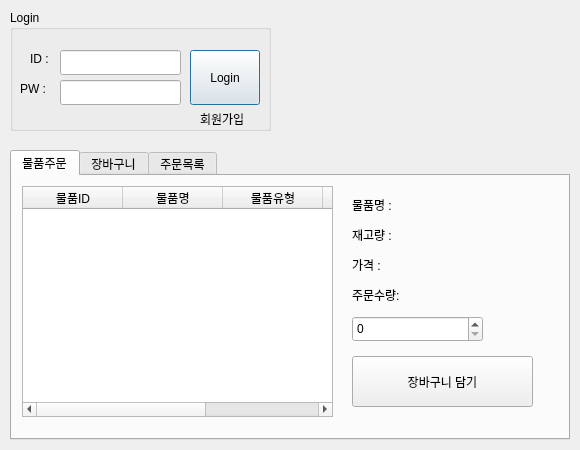
<?xml version="1.0" encoding="UTF-8"?>
<ui version="4.0">
 <class>Dialog</class>
 <widget class="QDialog" name="Dialog">
  <property name="geometry">
   <rect>
    <x>0</x>
    <y>0</y>
    <width>580</width>
    <height>450</height>
   </rect>
  </property>
  <property name="windowTitle">
   <string>Dialog</string>
  </property>
  <widget class="QGroupBox" name="groupBox">
   <property name="geometry">
    <rect>
     <x>10</x>
     <y>10</y>
     <width>261</width>
     <height>121</height>
    </rect>
   </property>
   <property name="title">
    <string>Login</string>
   </property>
   <widget class="QLabel" name="lblID">
    <property name="geometry">
     <rect>
      <x>20</x>
      <y>40</y>
      <width>31</width>
      <height>17</height>
     </rect>
    </property>
    <property name="text">
     <string>ID :</string>
    </property>
   </widget>
   <widget class="QLabel" name="lblPW">
    <property name="geometry">
     <rect>
      <x>10</x>
      <y>70</y>
      <width>31</width>
      <height>17</height>
     </rect>
    </property>
    <property name="frameShape">
     <enum>QFrame::NoFrame</enum>
    </property>
    <property name="text">
     <string>PW :</string>
    </property>
   </widget>
   <widget class="QLineEdit" name="editID">
    <property name="geometry">
     <rect>
      <x>50</x>
      <y>40</y>
      <width>121</width>
      <height>25</height>
     </rect>
    </property>
   </widget>
   <widget class="QLineEdit" name="editPW">
    <property name="geometry">
     <rect>
      <x>50</x>
      <y>70</y>
      <width>121</width>
      <height>25</height>
     </rect>
    </property>
   </widget>
   <widget class="QPushButton" name="btnLogin">
    <property name="geometry">
     <rect>
      <x>180</x>
      <y>40</y>
      <width>70</width>
      <height>55</height>
     </rect>
    </property>
    <property name="text">
     <string>Login</string>
    </property>
   </widget>
   <widget class="QLabel" name="lblRegist">
    <property name="geometry">
     <rect>
      <x>190</x>
      <y>100</y>
      <width>67</width>
      <height>17</height>
     </rect>
    </property>
    <property name="text">
     <string>회원가입</string>
    </property>
   </widget>
  </widget>
  <widget class="QTabWidget" name="tabWidget">
   <property name="geometry">
    <rect>
     <x>10</x>
     <y>150</y>
     <width>560</width>
     <height>290</height>
    </rect>
   </property>
   <property name="currentIndex">
    <number>0</number>
   </property>
   <widget class="QWidget" name="tab">
    <attribute name="title">
     <string>물품주문</string>
    </attribute>
    <widget class="QLabel" name="label_3">
     <property name="geometry">
      <rect>
       <x>340</x>
       <y>20</y>
       <width>67</width>
       <height>17</height>
      </rect>
     </property>
     <property name="text">
      <string>물품명 : </string>
     </property>
    </widget>
    <widget class="QPushButton" name="btnOrder">
     <property name="geometry">
      <rect>
       <x>340</x>
       <y>180</y>
       <width>181</width>
       <height>51</height>
      </rect>
     </property>
     <property name="text">
      <string>장바구니 담기</string>
     </property>
    </widget>
    <widget class="QLabel" name="lblQuantity">
     <property name="geometry">
      <rect>
       <x>410</x>
       <y>50</y>
       <width>67</width>
       <height>17</height>
      </rect>
     </property>
     <property name="text">
      <string/>
     </property>
    </widget>
    <widget class="QTableWidget" name="tbOrder">
     <property name="geometry">
      <rect>
       <x>10</x>
       <y>10</y>
       <width>311</width>
       <height>231</height>
      </rect>
     </property>
     <column>
      <property name="text">
       <string>물품ID</string>
      </property>
     </column>
     <column>
      <property name="text">
       <string>물품명</string>
      </property>
     </column>
     <column>
      <property name="text">
       <string>물품유형</string>
      </property>
     </column>
     <column>
      <property name="text">
       <string>재고량</string>
      </property>
     </column>
     <column>
      <property name="text">
       <string>가격</string>
      </property>
     </column>
    </widget>
    <widget class="QLabel" name="label">
     <property name="geometry">
      <rect>
       <x>340</x>
       <y>50</y>
       <width>51</width>
       <height>17</height>
      </rect>
     </property>
     <property name="text">
      <string>재고량 :</string>
     </property>
    </widget>
    <widget class="QLabel" name="label_2">
     <property name="geometry">
      <rect>
       <x>340</x>
       <y>110</y>
       <width>67</width>
       <height>17</height>
      </rect>
     </property>
     <property name="text">
      <string>주문수량:</string>
     </property>
    </widget>
    <widget class="QLabel" name="lblProductName">
     <property name="geometry">
      <rect>
       <x>410</x>
       <y>20</y>
       <width>131</width>
       <height>17</height>
      </rect>
     </property>
     <property name="text">
      <string/>
     </property>
    </widget>
    <widget class="QSpinBox" name="spinQuantity">
     <property name="geometry">
      <rect>
       <x>340</x>
       <y>140</y>
       <width>131</width>
       <height>26</height>
      </rect>
     </property>
    </widget>
    <widget class="QLabel" name="label_4">
     <property name="geometry">
      <rect>
       <x>340</x>
       <y>80</y>
       <width>51</width>
       <height>17</height>
      </rect>
     </property>
     <property name="text">
      <string>가격 :</string>
     </property>
    </widget>
    <widget class="QLabel" name="lblPrice">
     <property name="geometry">
      <rect>
       <x>410</x>
       <y>80</y>
       <width>67</width>
       <height>17</height>
      </rect>
     </property>
     <property name="text">
      <string/>
     </property>
    </widget>
   </widget>
   <widget class="QWidget" name="tab_2">
    <attribute name="title">
     <string>장바구니</string>
    </attribute>
    <widget class="QTableWidget" name="tbShoppingCart">
     <property name="geometry">
      <rect>
       <x>10</x>
       <y>10</y>
       <width>535</width>
       <height>131</height>
      </rect>
     </property>
     <column>
      <property name="text">
       <string>장바구니ID</string>
      </property>
     </column>
     <column>
      <property name="text">
       <string>물품명</string>
      </property>
     </column>
     <column>
      <property name="text">
       <string>수량</string>
      </property>
     </column>
     <column>
      <property name="text">
       <string>가격</string>
      </property>
     </column>
    </widget>
    <widget class="QLabel" name="label_5">
     <property name="geometry">
      <rect>
       <x>190</x>
       <y>160</y>
       <width>67</width>
       <height>17</height>
      </rect>
     </property>
     <property name="text">
      <string>총 금액 :</string>
     </property>
    </widget>
    <widget class="QLabel" name="lblTotalPrice">
     <property name="geometry">
      <rect>
       <x>260</x>
       <y>160</y>
       <width>67</width>
       <height>17</height>
      </rect>
     </property>
     <property name="text">
      <string/>
     </property>
    </widget>
    <widget class="QPushButton" name="btnModify">
     <property name="geometry">
      <rect>
       <x>210</x>
       <y>200</y>
       <width>91</width>
       <height>41</height>
      </rect>
     </property>
     <property name="text">
      <string>수량 수정</string>
     </property>
    </widget>
    <widget class="QPushButton" name="btnCheckout">
     <property name="geometry">
      <rect>
       <x>330</x>
       <y>200</y>
       <width>91</width>
       <height>41</height>
      </rect>
     </property>
     <property name="text">
      <string>결제하기</string>
     </property>
    </widget>
    <widget class="QPushButton" name="btnDelete">
     <property name="geometry">
      <rect>
       <x>90</x>
       <y>200</y>
       <width>91</width>
       <height>41</height>
      </rect>
     </property>
     <property name="text">
      <string>물품 삭제</string>
     </property>
    </widget>
   </widget>
   <widget class="QWidget" name="tab_3">
    <attribute name="title">
     <string>주문목록</string>
    </attribute>
    <widget class="QTableWidget" name="tbOrderList">
     <property name="geometry">
      <rect>
       <x>10</x>
       <y>10</y>
       <width>541</width>
       <height>161</height>
      </rect>
     </property>
     <column>
      <property name="text">
       <string>물품명</string>
      </property>
     </column>
     <column>
      <property name="text">
       <string>수량</string>
      </property>
     </column>
     <column>
      <property name="text">
       <string>가격</string>
      </property>
     </column>
     <column>
      <property name="text">
       <string>처리상태</string>
      </property>
     </column>
     <column>
      <property name="text">
       <string>주문날짜</string>
      </property>
     </column>
    </widget>
    <widget class="QDateEdit" name="dateEdit">
     <property name="geometry">
      <rect>
       <x>80</x>
       <y>180</y>
       <width>101</width>
       <height>26</height>
      </rect>
     </property>
     <property name="displayFormat">
      <string>yyyy-MM-dd</string>
     </property>
    </widget>
    <widget class="QDateEdit" name="dateEdit_2">
     <property name="geometry">
      <rect>
       <x>210</x>
       <y>180</y>
       <width>101</width>
       <height>26</height>
      </rect>
     </property>
     <property name="displayFormat">
      <string>yyyy-MM-dd</string>
     </property>
    </widget>
    <widget class="QLabel" name="label_6">
     <property name="geometry">
      <rect>
       <x>10</x>
       <y>183</y>
       <width>67</width>
       <height>17</height>
      </rect>
     </property>
     <property name="text">
      <string>최대 5년</string>
     </property>
    </widget>
    <widget class="QLabel" name="label_7">
     <property name="geometry">
      <rect>
       <x>190</x>
       <y>183</y>
       <width>67</width>
       <height>17</height>
      </rect>
     </property>
     <property name="text">
      <string>~</string>
     </property>
    </widget>
    <widget class="QPushButton" name="pushButton">
     <property name="geometry">
      <rect>
       <x>330</x>
       <y>180</y>
       <width>111</width>
       <height>71</height>
      </rect>
     </property>
     <property name="text">
      <string>검색</string>
     </property>
    </widget>
   </widget>
  </widget>
 </widget>
 <resources/>
 <connections/>
</ui>
